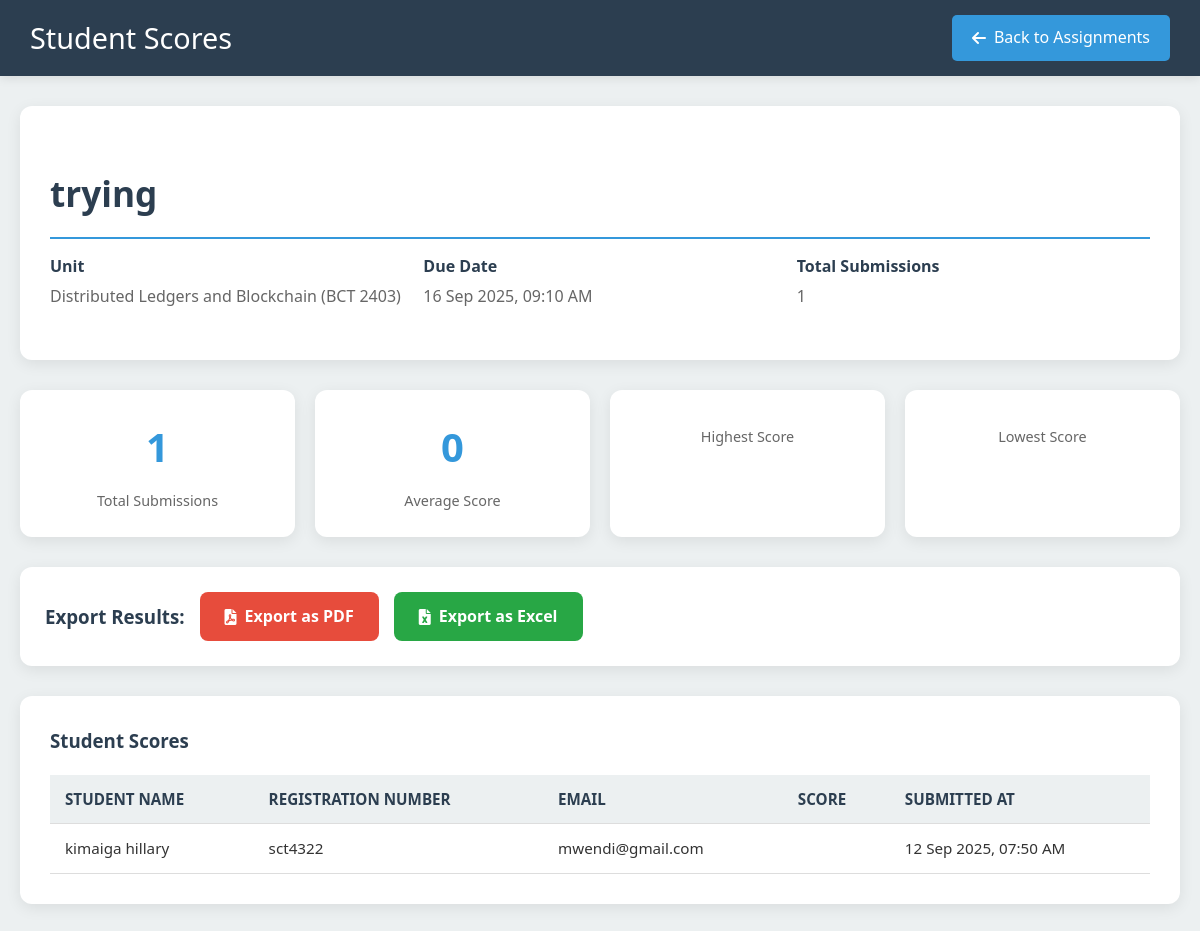
Before: /lecturer/view_scores.php?id=3 (signed in) with the older database file.
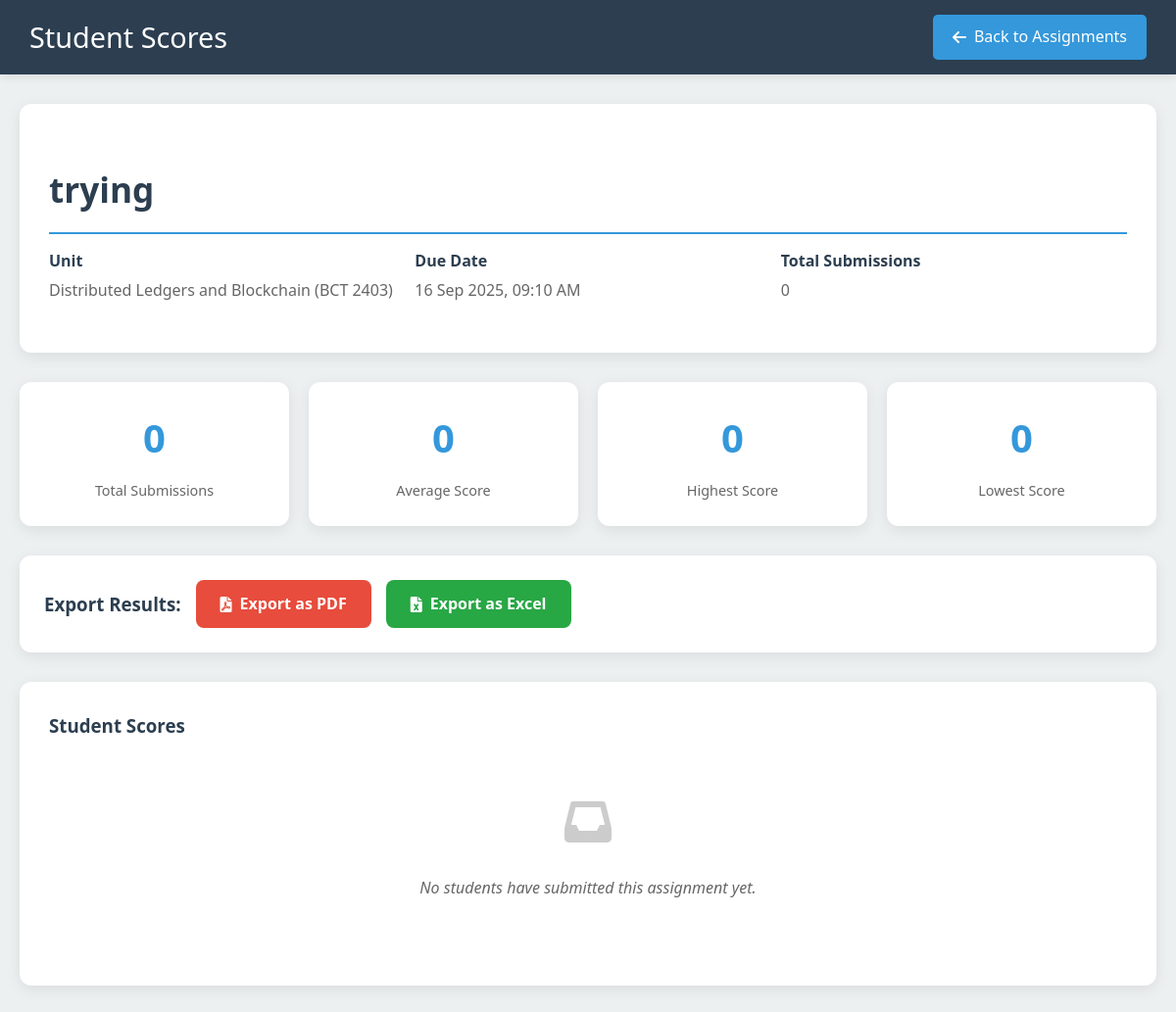
After: the same page with the newer database file.
### tables this page shows
CREATE TABLE `interactive_submissions` (
  `id` int NOT NULL,
  `student_id` int NOT NULL,
  `assignment_id` int NOT NULL,
  `submitted_at` timestamp NULL DEFAULT CURRENT_TIMESTAMP,
  `score` decimal(5,2) DEFAULT NULL,
  `graded` tinyint(1) DEFAULT '0'
);

CREATE TABLE `students` (
  `id` int NOT NULL,
  `reg_no` varchar(50) DEFAULT NULL,
  `name` varchar(100) DEFAULT NULL,
  `email` varchar(100) DEFAULT NULL,
  `university_id` int DEFAULT NULL,
  `department_id` int DEFAULT NULL,
  `course_id` int DEFAULT NULL,
  `year_of_study` int DEFAULT NULL,
  `year_joined` int DEFAULT NULL,
  `password` varchar(255) DEFAULT NULL,
  `verification_code` varchar(100) DEFAULT NULL,
  `token_expires_at` datetime DEFAULT NULL,
  `is_verified` tinyint(1) DEFAULT '0',
  `verified_at` datetime DEFAULT NULL
);

### lecturer/view_scores.php (the view, shortened to what the changed rows need)
<?php
require_once '../config/db.php';
$lecturer_id = $_SESSION['user_id'];
$assignment_id = intval($_GET['id'] ?? 0);
try {
    $assignment_stmt = $conn->prepare("
        SELECT a.id, a.title, a.due_date, u.name AS unit_name, u.code AS unit_code
        FROM interactive_assignments a
        JOIN units u ON a.unit_id = u.id
        WHERE a.id = ? AND a.lecturer_id = ?
    ");
    $assignment_stmt->bind_param("ii", $assignment_id, $lecturer_id);
    $assignment_stmt->execute();
    $assignment = $assignment_stmt->get_result()->fetch_assoc();
} catch (Exception $e) {
    error_log("Error fetching assignment: " . $e->getMessage());
    $_SESSION['error'] = "Error loading assignment.";
    header("Location: create_questions.php");
    exit;
}
try {
    $scores_stmt = $conn->prepare("
        SELECT
            s.id as submission_id,
            s.score,
            s.submitted_at,
            st.name as student_name,
            st.reg_no,
            st.email
        FROM interactive_submissions s
        JOIN students st ON s.student_id = st.id
        WHERE s.assignment_id = ?
        ORDER BY s.submitted_at DESC
    ");
    $scores_stmt->bind_param("i", $assignment_id);
    $scores_stmt->execute();
    $scores = $scores_stmt->get_result()->fetch_all(MYSQLI_ASSOC);
} catch (Exception $e) {
    error_log("Error fetching scores: " . $e->getMessage());
    $scores = [];
}
$total_students = count($scores);
$max_score = $total_students > 0 ? max(array_column($scores, 'score')) : 0;
$min_score = $total_students > 0 ? min(array_column($scores, 'score')) : 0;
?>
<!DOCTYPE html>
<html lang="en">
<head>
    <link rel="stylesheet" href="https://cdnjs.cloudflare.com/ajax/libs/font-awesome/6.0.0-beta3/css/all.min.css">
</head>
<body>
    <header class="header">
        <h1>Student Scores</h1>
    </header>
    <div class="container">
        <div class="assignment-header">
            <h2 class="assignment-title"><?= htmlspecialchars($assignment['title']) ?></h2>
            <div class="assignment-meta">
                <div class="meta-item">
                    <div class="meta-label">Total Submissions</div>
                    <div class="meta-value"><?= $total_students ?></div>
                </div>
            </div>
        </div>
        <div class="stats-grid">
            <div class="stat-card">
                <div class="stat-number"><?= $total_students ?></div>
                <div class="stat-label">Total Submissions</div>
            </div>
            <div class="stat-card">
                <div class="stat-number"><?= $max_score ?></div>
                <div class="stat-label">Highest Score</div>
            </div>
            <div class="stat-card">
                <div class="stat-number"><?= $min_score ?></div>
                <div class="stat-label">Lowest Score</div>
            </div>
        </div>
        <div class="scores-table">
            <?php if (empty($scores)): ?>
                <div class="no-data">
                    <i class="fas fa-inbox" style="font-size: 3em; color: #ccc; margin-bottom: 15px;"></i>
                    <p>No students have submitted this assignment yet.</p>
                </div>
            <?php else: ?>
                <table>
                    <thead>
                        <tr>
                            <th>Student Name</th>
                            <th>Registration Number</th>
                            <th>Email</th>
                            <th>Score</th>
                            <th>Submitted At</th>
                        </tr>
                    </thead>
                    <tbody>
                        <?php foreach ($scores as $score): ?>
                            <tr>
                                <td><?= htmlspecialchars($score['student_name']) ?></td>
                                <td><?= htmlspecialchars($score['reg_no']) ?></td>
                                <td><?= htmlspecialchars($score['email']) ?></td>
                                <td class="score-cell <?php
                                    if ($score['score'] >= 80) echo 'score-excellent';
                                    elseif ($score['score'] >= 60) echo 'score-good';
                                    elseif ($score['score'] >= 40) echo 'score-average';
                                    else echo 'score-poor';
                                ?>">
                                </td>
                                <td><?= date("d M Y, h:i A", strtotime($score['submitted_at'])) ?></td>
                            </tr>
                        <?php endforeach; ?>
                    </tbody>
                </table>
            <?php endif; ?>
        </div>
    </div>
</body>
</html>

Changed rows visible on the page:
removed interactive_submissions: student.name "kimaiga hillary", student.reg_no "sct4322", student.email "mwendi@gmail.com", submitted_at "12 Sep 2025, 07:50 AM"
Other visible differences:
$total_students: "1" → "0"
$max_score: (not shown) → "0"
$min_score: (not shown) → "0"
text no longer shown: "STUDENT NAME REGISTRATION NUMBER EMAIL SCORE SUBMITTED AT"
text now shown: "No students have submitted this assignment yet."
